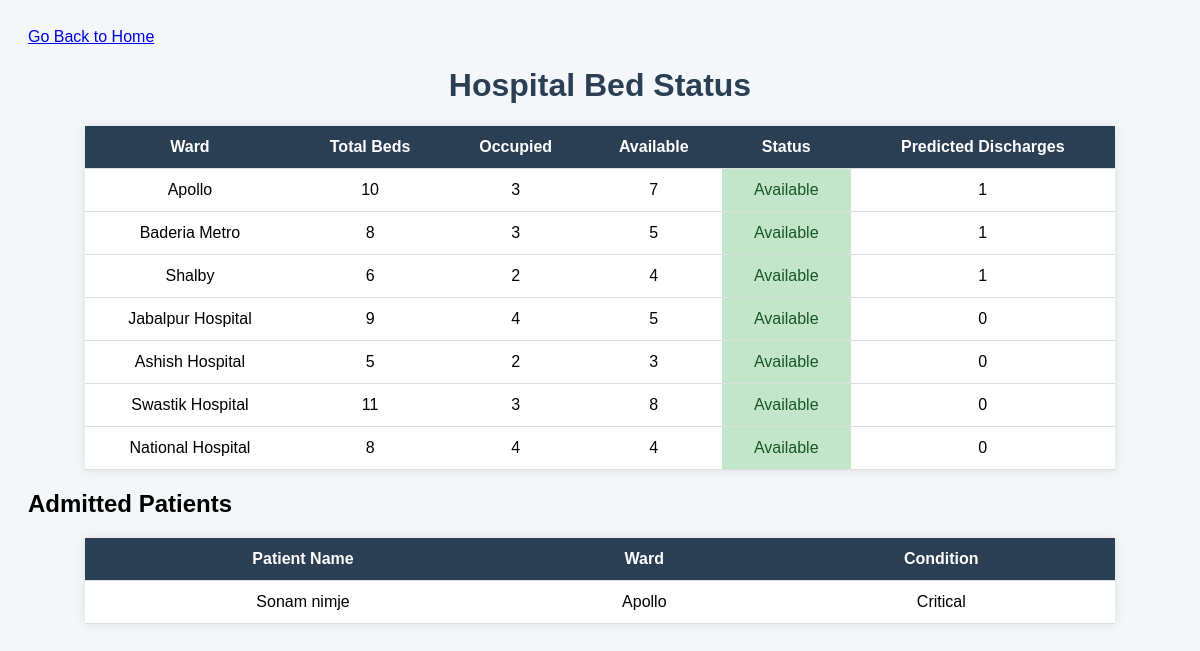
Before: /api/bed-status/ with the older database file.
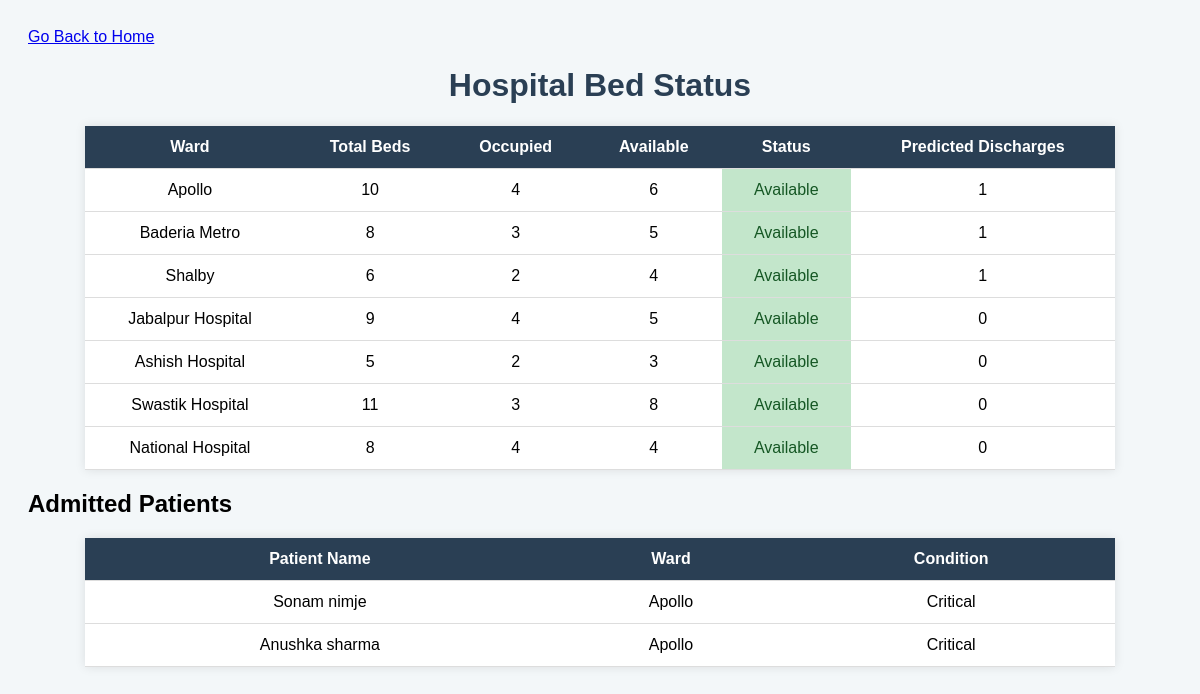
After: the same page with the newer database file.
### hospital/models.py (models this page shows, shortened)
class Hospital(models.Model):
    name = models.CharField(max_length=100)
    total_beds = models.IntegerField(default=0)
    available_beds = models.IntegerField(default=0)
    address = models.TextField(blank=True)
    phone = models.CharField(max_length=15, blank=True)
    email = models.EmailField(blank=True)
    location = models.CharField(max_length=200, blank=True, null=True)

class Patient(models.Model):
    CONDITION_CHOICES = [
        ('Stable', 'Stable'),
        ('Critical', 'Critical'),
    ]
    STATUS_CHOICES = [
        ('Waiting', 'Waiting'),
        ('Admitted', 'Admitted'),
        ('Discharged', 'Discharged'),
    ]
    name = models.CharField(max_length=100)
    age = models.IntegerField()
    date_of_birth = models.DateField()
    condition = models.CharField(max_length=20, choices=CONDITION_CHOICES)
    situation = models.TextField()
    symptoms = models.TextField()
    email = models.EmailField()
    phone = models.CharField(max_length=15)
    family_phone = models.CharField(max_length=15)
    appointment_date = models.DateField()
    registration_time = models.DateTimeField(default=timezone.now)
    status = models.CharField(max_length=20, choices=STATUS_CHOICES, default='Waiting')
    bed_number = models.IntegerField(null=True, blank=True)
    token = models.CharField(max_length=8, unique=True)
    hospital = models.ForeignKey(Hospital, on_delete=models.CASCADE)
    queue_position = models.IntegerField(null=True, blank=True)

### hospital/views.py (the view)
# urls.py: path('bed-status/', bed_status, name='bed_status'),  # HTML view
def bed_status(request):
    hospitals = Hospital.objects.all()
    bed_predictions = []
    admitted_patients = Patient.objects.filter(status='Admitted')
    for hospital in hospitals:
        discharged_count = Patient.objects.filter(hospital=hospital, status='Discharged').count()
        bed_predictions.append({
            'ward': hospital.name,
            'total_beds': hospital.total_beds,
            'occupied': hospital.total_beds - hospital.available_beds,
            'available': hospital.available_beds,
            'predicted_discharges': discharged_count  # Now shows actual discharges
        })
    return render(request, 'hospital/bed_status.html', {
        'bed_predictions': bed_predictions,
        'admitted_patients': admitted_patients
    })

### hospital/templates/hospital/bed_status.html (shortened to what this page needs)
<!DOCTYPE html>
<html lang="en">
<head>
</head>
<body>
  <a href="{% url 'home' %}" class="bg-blue-500 hover:bg-blue-700 text-white font-bold py-2 px-4 rounded">
    Go Back to Home
  </a>
  <h1>Hospital Bed Status</h1>
  <table>
    <thead>
      <tr>
        <th>Ward</th>
        <th>Total Beds</th>
        <th>Occupied</th>
        <th>Available</th>
        <th>Status</th>
        <th>Predicted Discharges</th>
      </tr>
    </thead>
    <tbody>
      {% if bed_predictions %}
        {% for ward_data in bed_predictions %}
        <tr>
          <td>{{ ward_data.ward }}</td>
          <td>{{ ward_data.total_beds }}</td>
          <td>{{ ward_data.occupied }}</td>
          <td>{{ ward_data.available }}</td>
          <td class="{% if ward_data.available == 0 %}full{% else %}available{% endif %}">
            {% if ward_data.available == 0 %}Full{% else %}Available{% endif %}
          </td>
          <td>{{ ward_data.predicted_discharges }}</td>
        </tr>
        {% endfor %}
      {% else %}
        <tr>
          <td colspan="6" style="text-align:center; color:#888;">No bed data available.</td>
        </tr>
      {% endif %}
    </tbody>
  </table>
  <h2>Admitted Patients</h2>
  <table>
    <thead>
      <tr>
        <th>Patient Name</th>
        <th>Ward</th>
        <th>Condition</th>
      </tr>
    </thead>
    <tbody>
      {% if admitted_patients %}
        {% for patient in admitted_patients %}
        <tr>
          <td>{{ patient.name }}</td>
          <td>{{ patient.hospital.name }}</td>
          <td>{{ patient.condition }}</td>
        </tr>
        {% endfor %}
      {% else %}
        <tr>
          <td colspan="3" style="text-align:center; color:#888;">No admitted patients.</td>
        </tr>
      {% endif %}
    </tbody>
  </table>
</body>
</html>

Changed rows visible on the page:
added Patient: name "Anushka sharma", hospital.name "Apollo", condition "Critical"
Other visible differences:
new list line: "Apollo"
new list line: "10 4 6 Available 1"
list line gone: "Apollo"
list line gone: "10 3 7 Available 1"
